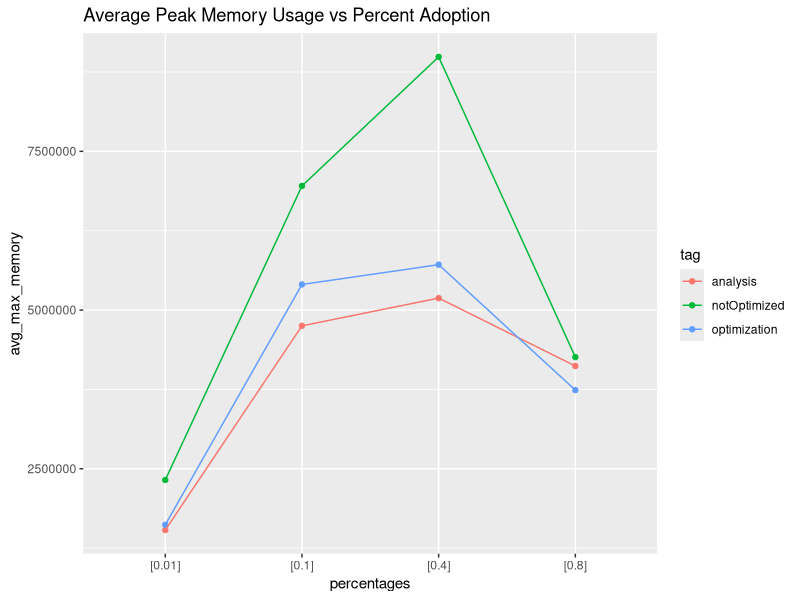
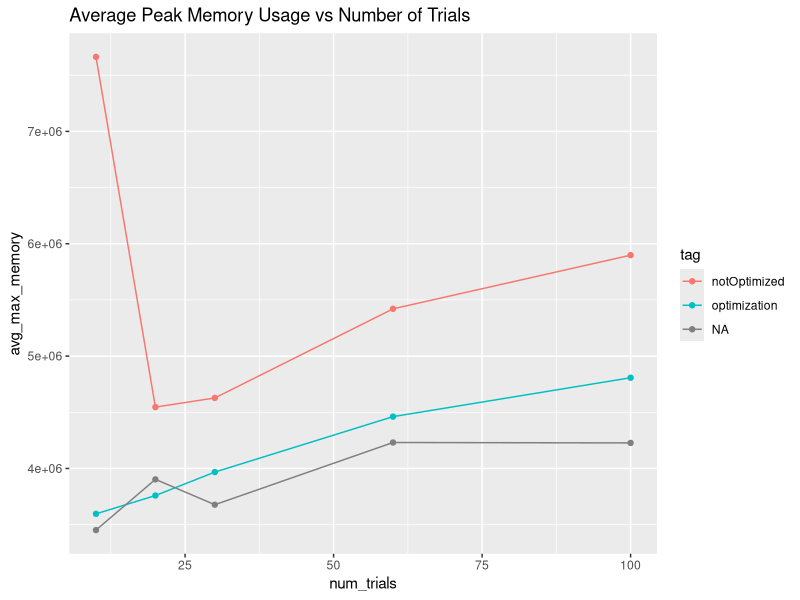

These charts were generated, in order, by the following R code: (Note: this script raises an error after producing the figures.)
library(readr)
library(ggplot2)
library(dplyr)

############################
# Load Data
############################

raw_data = read_tsv('../secure_monitoring_service_pkg/tests/performance_tests/benchmark/results.tsv')


############################
# Preprocessing
############################

# Set columns types as needed
raw_data$policy <- as.factor(raw_data$policy)
raw_data$hijack_type <- as.factor(raw_data$hijack_type)
raw_data$percentages <- as.factor(raw_data$percentages)

# Select benchmarks
selected_raw_data <- raw_data[raw_data$tag == "analysis", ]
not_optimized_raw_data <- raw_data[raw_data$tag == "notOptimized", ]
optimization_raw_data <- raw_data[raw_data$tag == "optimization", ]


# -----------------------------
# Aggregate Data
# -----------------------------

# Subprefix Attack
subprefix_percentage_grouping <- selected_raw_data %>% group_by(tag, policy, hijack_type, percentages) %>% summarise(avg_max_memory = mean(max_memory),
                                                                                                                 avg_runtime = mean(runtime)) %>% filter(hijack_type == "V4SubprefixHijackScenario")
subprefix_trials_grouping <- selected_raw_data %>% group_by(policy, hijack_type, num_trials) %>% summarise(avg_max_memory = mean(max_memory),
                                                                                                            avg_runtime = mean(runtime)) %>% filter(hijack_type == "V4SubprefixHijackScenario")


# AutoImmune Attack Before Optimization
autoimmune_percentage_grouping <- not_optimized_raw_data %>% group_by(tag, policy, hijack_type, percentages) %>% summarise(avg_max_memory = mean(max_memory),
                                                                                            avg_runtime = mean(runtime)) %>% filter(hijack_type == "SubprefixAutoImmuneScenario")
autoimmune_trials_grouping <- not_optimized_raw_data %>% group_by(tag, policy, hijack_type, num_trials) %>% summarise(avg_max_memory = mean(max_memory),
                                                                                    avg_runtime = mean(runtime)) %>% filter(hijack_type == "SubprefixAutoImmuneScenario")

# AutoImmune Attack After Optimization
optimization_percentage_grouping <- optimization_raw_data %>% group_by(tag, policy, hijack_type, percentages) %>% summarise(avg_max_memory = mean(max_memory),
                                                                                                                 avg_runtime = mean(runtime))
optimization_trials_grouping <- optimization_raw_data %>% group_by(tag, policy, hijack_type, num_trials) %>% summarise(avg_max_memory = mean(max_memory),
                                                                                                                  avg_runtime = mean(runtime))
# Merged Percentage Group
merged_data_percentage <- rbind(subprefix_percentage_grouping, autoimmune_percentage_grouping)
merged_data_percentage <- rbind(merged_data_percentage, optimization_percentage_grouping)
k1_policy_merged_percentage <- merged_data_percentage %>% filter(policy == 'v4k1')

# Merged Trials Group
merged_data_trials <- rbind(subprefix_trials_grouping, autoimmune_trials_grouping)
merged_data_trials <- rbind(merged_data_trials, optimization_trials_grouping)
k1_policy_merged_trials <- merged_data_trials %>% filter(policy == 'v4k1')


##################################
# Plotting
##################################

# -----------------------------
# Memory Plots
# -----------------------------

ggplot(k1_policy_merged_percentage, aes(x=percentages, y=avg_max_memory, color=tag, group=tag)) + 
  geom_point() + 
  geom_line() + 
  labs(title = "Average Peak Memory Usage vs Percent Adoption")

ggplot(k1_policy_merged_trials, aes(x=num_trials, y=avg_max_memory, color=tag, group=tag)) + 
  geom_point() + 
  geom_line() + 
  labs(title = "Average Peak Memory Usage vs Number of Trials")


ggplot(percentage_grouping, aes(x=percentages, y=avg_max_memory, color=policy, group=policy)) + geom_point() + geom_line() + labs(title = "Average Peak Memory Usage vs Percent Adoption")
ggplot(trials_grouping, aes(x=num_trials, y=avg_max_memory, color=policy)) + geom_point() + geom_line() + labs(title = "Average Peak Memory Usage vs Number of Trials")


# -----------------------------
# Runtime Results
# -----------------------------

ggplot(k1_policy_merged_percentage, aes(y=avg_runtime, x=percentages, group=tag, color=tag)) + 
  geom_line() + 
  geom_point() + 
  labs(title = "Average Runtime vs Percent Adoption")

ggplot(k1_policy_merged_trials, aes(y=avg_runtime, x=num_trials, group=tag, color=tag)) + 
  geom_line() + 
  geom_point() + 
  labs(title = "Average Runtime vs Number of Trials")


ggplot(percentage_grouping, aes(x=percentages, y=avg_runtime, color=policy, group=policy)) + geom_point() + geom_line() + labs(title = "Average Runtime vs Percent Adoption")
ggplot(trials_grouping, aes(x=num_trials, y=avg_runtime, color=policy)) + geom_point() + geom_line() + labs(title = "Average Runtime vs Number of Trials")
